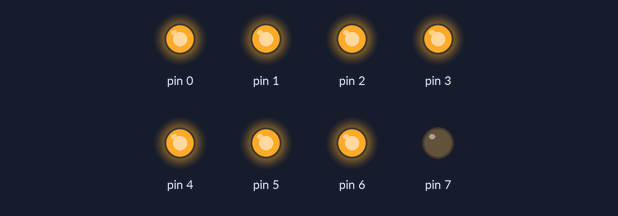
Recording of a sketch running on a simulated Arduino Uno, built with avr-gcc and run on an emulated ATmega328P. Parts: output pins drawn as LEDs (lit = HIGH).

Above: at 0.5 s.
At 2.5 s:
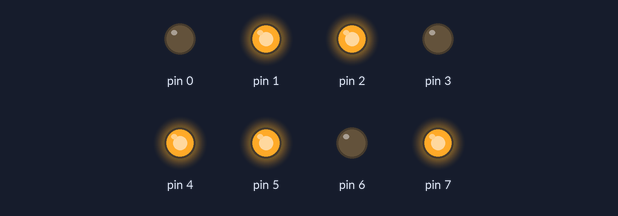
At 3.5 s:
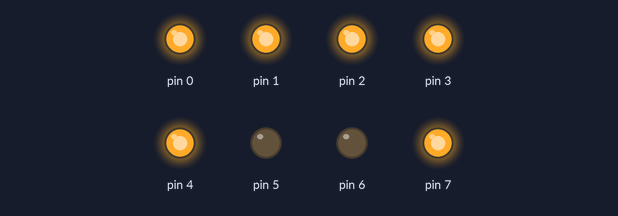
At 5.5 s:
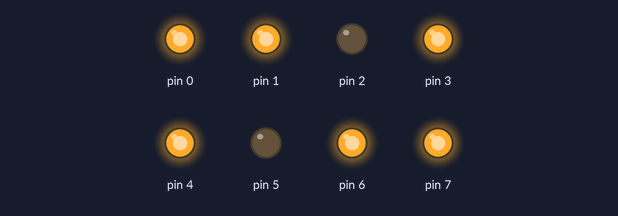
At 8.5 s:
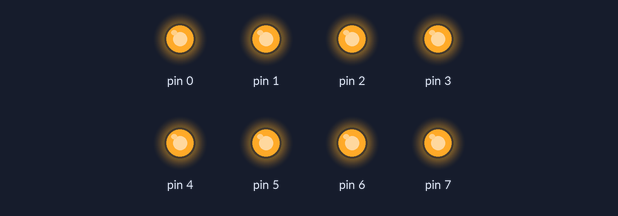
At 11.5 s:
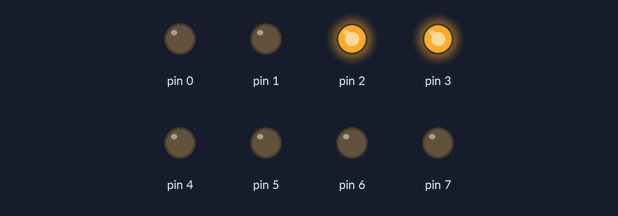
Timing chart, 0 to 13.0 s (numbered marks = the images above):
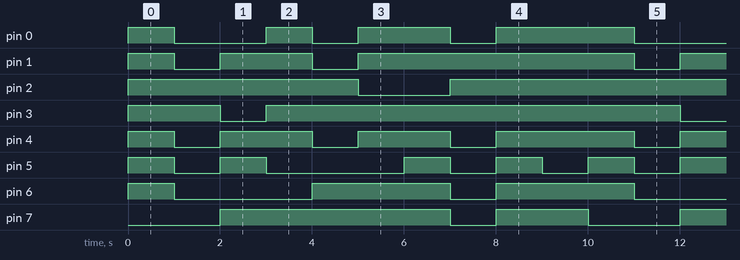

The sketch:

programa1.ino
```cpp
/**********************************************************************************
**                                                                               **
**                              Array de 8 LEDs                                  **
**                                                                               **
**                                                                               **
**********************************************************************************/
//********************************* Includes **************************************

//********************************* Variables *************************************

const int led1 = 1;
const int led2 = 2;
const int led3 = 3;
const int led4 = 4;
const int led5 = 5;
const int led6 = 6;
const int led7 = 7;

//*********************************** SETUP **************************************

void setup()
{
  DDRD = B11111111;
}
//************************************ LOOP *************************************

void loop()
{

   numero0();
   delay(1000);
   numero0();
   numero1();
   delay(1000);
   numero0();
   numero2();
   delay(1000);
   numero0();
   numero3();
   delay(1000);
   numero0();
   numero4();
   delay(1000);
   numero0();
   numero5();
   delay(1000);
   numero0();
   numero6();
   delay(1000);
   numero0();
   numero7();
   delay(1000);
   numero0();
   numero8();
   delay(1000);
   numero0();
   numero9();
   delay(1000);

}
//*************************************** FUNCIONS ********************************

void numero0(){PORTD = B01111111;}
void numero1(){PORTD = B00001100;}
void numero2(){PORTD = B10110110;}
void numero3(){PORTD = B10011111;}
void numero4(){PORTD = B11001100;}
void numero5(){PORTD = B11011011;}
void numero6(){PORTD = B11111011;}
void numero7(){PORTD = B00001110;}
void numero8(){PORTD = B11111111;}
void numero9(){PORTD = B11011111;}
```

Measured:
- by itself, pin 0: repeats every 10.0 s: LOW 2.0 s, HIGH 1.0 s, LOW 1.0 s, HIGH 2.0 s, LOW 1.0 s, HIGH 3.0 s
- by itself, pin 1: repeats every 10.0 s: LOW 1.0 s, HIGH 2.0 s, LOW 1.0 s, HIGH 6.0 s
- by itself, pin 2: repeats every 10.0 s: LOW 2.0 s, HIGH 8.0 s
- by itself, pin 3: repeats every 10.0 s: LOW 1.0 s, HIGH 9.0 s
- by itself, pin 4: repeats every 10.0 s: 2 × (LOW 1.0 s, HIGH 2.0 s), LOW 1.0 s, HIGH 3.0 s
- by itself, pin 5: repeats every 10.0 s: LOW 1.0 s, HIGH 1.0 s, LOW 3.0 s, 2 × (HIGH 1.0 s, LOW 1.0 s), HIGH 1.0 s
- by itself, pin 6: repeats every 10.0 s: LOW 3.0 s, HIGH 3.0 s, LOW 1.0 s, HIGH 3.0 s
- by itself, pin 7: repeats every 10.0 s: LOW 1.0 s, HIGH 2.0 s, LOW 2.0 s, HIGH 5.0 s
